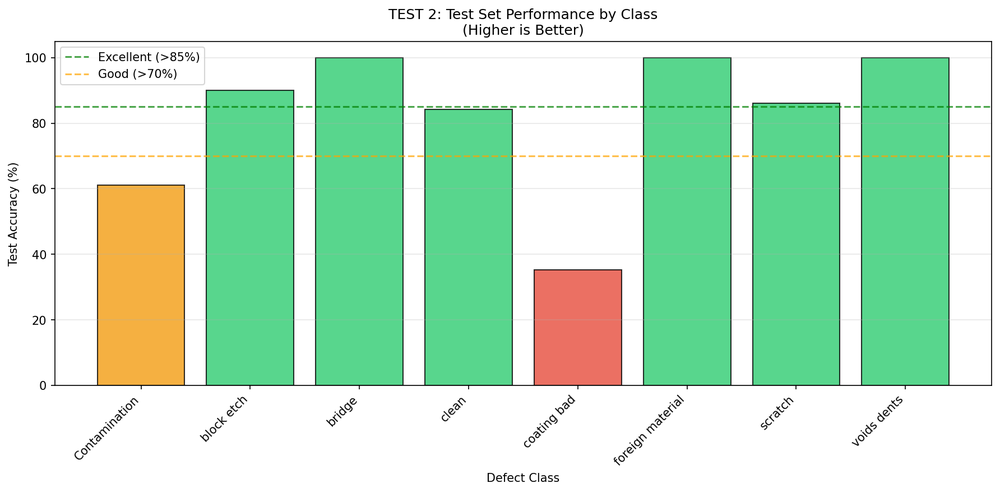
#> input picture test2_test_performance.png, 1000 x 492 px, shrunk from 1784 x 877 before the run
$ python grayscale.py ..
#> lines starting #> are read from the running program, lines starting #| are printed output that depends on the picture
import cv2
import os
from pathlib import Path

def convert_to_grayscale(image_path):
#> called with image_path = '../test2_test_performance.png'
    image = cv2.imread(image_path)
#> image is the input picture: shape (492, 1000, 3); mean B, G, R 202.1, 230, 194.6
    if image is None:
        return None
    gray_image = cv2.cvtColor(image, cv2.COLOR_BGR2GRAY)
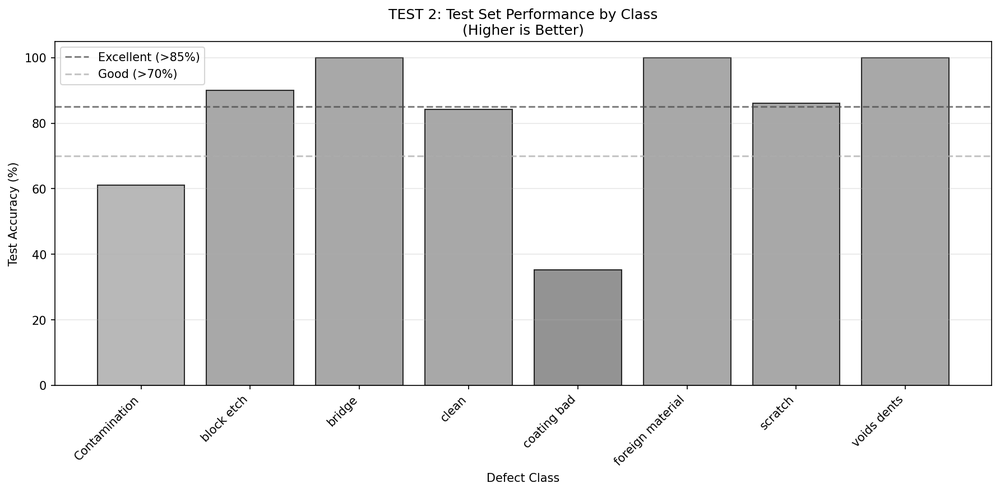
#> gray_image: shape (492, 1000); min 0, max 255, mean 216.2
    return gray_image

def process_folder(folder_path):
    """Process all images in a folder and its subfolders"""
    supported_formats = {'.jpg', '.jpeg', '.png', '.bmp', '.gif', '.tiff'}
    processed_count = 0
    skipped_count = 0

    for root, dirs, files in os.walk(folder_path):
        for file in files:
            if Path(file).suffix.lower() in supported_formats:
                input_path = os.path.join(root, file)
                gray_image = convert_to_grayscale(input_path)

                if gray_image is not None:
                    # Save with "_grayscale" prefix
                    filename = Path(file).stem
                    extension = Path(file).suffix
                    output_filename = f"{filename}_grayscale{extension}"
                    output_path = os.path.join(root, output_filename)

                    cv2.imwrite(output_path, gray_image)
                    print(f"Converted: {input_path}")
                    processed_count += 1
                else:
                    print(f"Skipped (could not read): {input_path}")
                    skipped_count += 1

    print(f"\nProcessing complete!")
    print(f"Total images processed: {processed_count}")
    print(f"Total images skipped: {skipped_count}")

if __name__ == "__main__":
    import sys
    if len(sys.argv) != 2:
        print("Usage: python grayscale.py <folder_path>")
        sys.exit(1)

    folder_path = sys.argv[1]

    if not os.path.isdir(folder_path):
        print(f"Error: '{folder_path}' is not a valid directory")
        sys.exit(1)

    process_folder(folder_path)
